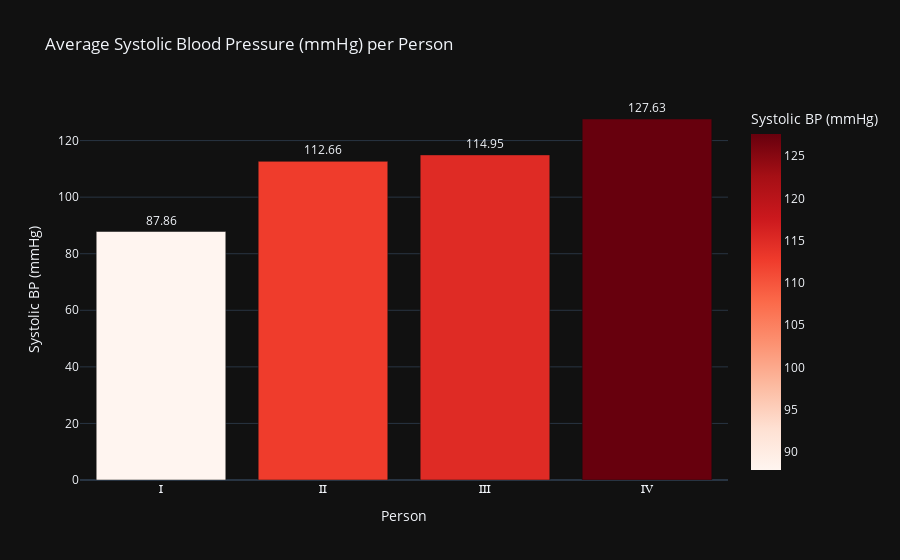
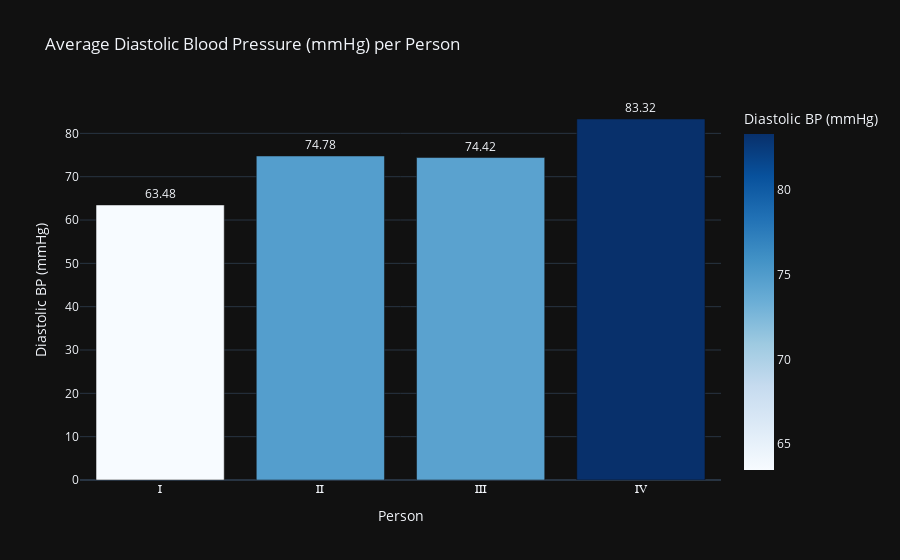

Here is the notebook cell these charts were saved with, in order:
### Markdown cell above
### **Bar Chart for Blood-Pressure(Systolic, Diastolic)**

### Code cell
# ✅ Example Usage:
plot_blood_pressure(df_filled)  # Uncomment to run

### Figure 1 — Plotly figure (JSON) as saved in the notebook; plotly's stock layout.template omitted (floating-point values rounded to 4 significant figures)
{"data": [{"alignmentgroup": "True", "hovertemplate": "Person=%{x}<br>Systolic BP (mmHg)=%{marker.color}<extra></extra>", "legendgroup": "", "marker": {"color": [87.86, 112.7, 114.9, 127.6], "coloraxis": "coloraxis", "pattern": {"shape": ""}}, "name": "", "offsetgroup": "", "orientation": "v", "showlegend": false, "text": [87.86, 112.7, 114.9, 127.6], "textposition": "outside", "texttemplate": "%{text:.2f}", "type": "bar", "x": ["Ⅰ", "Ⅱ", "Ⅲ", "Ⅳ"], "xaxis": "x", "y": [87.86, 112.7, 114.9, 127.6], "yaxis": "y"}], "layout": {"barmode": "relative", "coloraxis": {"colorbar": {"title": {"text": "Systolic BP (mmHg)"}}, "colorscale": [[0, "rgb(255,245,240)"], [0.125, "rgb(254,224,210)"], [0.25, "rgb(252,187,161)"], [0.375, "rgb(252,146,114)"], [0.5, "rgb(251,106,74)"], [0.625, "rgb(239,59,44)"], [0.75, "rgb(203,24,29)"], [0.875, "rgb(165,15,21)"], [1, "rgb(103,0,13)"]]}, "legend": {"tracegroupgap": 0}, "title": {"text": "Average Systolic Blood Pressure (mmHg) per Person"}, "xaxis": {"anchor": "y", "domain": [0, 1], "title": {"text": "Person"}}, "yaxis": {"anchor": "x", "domain": [0, 1], "title": {"text": "Systolic BP (mmHg)"}}}}

### Figure 2 — Plotly figure (JSON) as saved in the notebook; plotly's stock layout.template omitted (floating-point values rounded to 4 significant figures)
{"data": [{"alignmentgroup": "True", "hovertemplate": "Person=%{x}<br>Diastolic BP (mmHg)=%{marker.color}<extra></extra>", "legendgroup": "", "marker": {"color": [63.48, 74.78, 74.42, 83.32], "coloraxis": "coloraxis", "pattern": {"shape": ""}}, "name": "", "offsetgroup": "", "orientation": "v", "showlegend": false, "text": [63.48, 74.78, 74.42, 83.32], "textposition": "outside", "texttemplate": "%{text:.2f}", "type": "bar", "x": ["Ⅰ", "Ⅱ", "Ⅲ", "Ⅳ"], "xaxis": "x", "y": [63.48, 74.78, 74.42, 83.32], "yaxis": "y"}], "layout": {"barmode": "relative", "coloraxis": {"colorbar": {"title": {"text": "Diastolic BP (mmHg)"}}, "colorscale": [[0, "rgb(247,251,255)"], [0.125, "rgb(222,235,247)"], [0.25, "rgb(198,219,239)"], [0.375, "rgb(158,202,225)"], [0.5, "rgb(107,174,214)"], [0.625, "rgb(66,146,198)"], [0.75, "rgb(33,113,181)"], [0.875, "rgb(8,81,156)"], [1, "rgb(8,48,107)"]]}, "legend": {"tracegroupgap": 0}, "title": {"text": "Average Diastolic Blood Pressure (mmHg) per Person"}, "xaxis": {"anchor": "y", "domain": [0, 1], "title": {"text": "Person"}}, "yaxis": {"anchor": "x", "domain": [0, 1], "title": {"text": "Diastolic BP (mmHg)"}}}}
